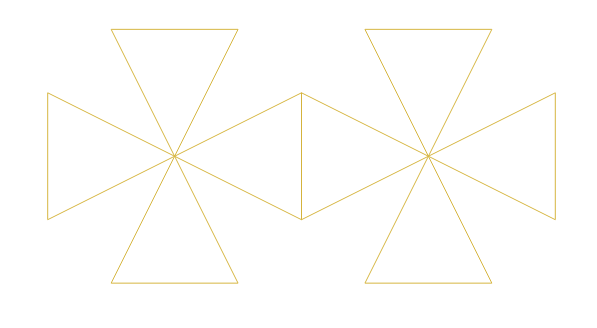

Write the Python code that produced this figure.
import shapefile                                                                #mengimport modul shapefile
w=shapefile.Writer()                                                            #mendeklarasikan fungsi writer
w.shapeType                                                                     #meng apply type shape

w.field("kolom1","C")                                                           #membuat kolom dengan menggunakan tipe data character
w.field("kolom2","C")

w.record("segitiga","bertua")                                                   #mengisi record pada kolom yang telah disediakan
w.record("segitiga","beradik")
w.record("segitiga","berkaka")
w.record("segitiga","berpapah")
w.record("segitiga","bermamah")
w.record("segitiga","berduda")
w.record("segitiga","berjanda")
w.record("segitiga","beranak")

w.poly(parts=[[[-1,1],[0,3],[1,1],[-1,1]]],shapeType=shapefile.POLYLINE)        #membuat koordinat polygon yang menghasilkan 8 bentuk segitiga sama kaki
w.poly(parts=[[[-1,5],[0,3],[1,5],[-1,5]]],shapeType=shapefile.POLYLINE)
w.poly(parts=[[[2,2],[0,3],[2,4],[2,2]]],shapeType=shapefile.POLYLINE)
w.poly(parts=[[[-2,2],[0,3],[-2,4],[-2,2]]],shapeType=shapefile.POLYLINE)
w.poly(parts=[[[-2,2],[-4,3],[-2,4],[-2,2]]],shapeType=shapefile.POLYLINE)
w.poly(parts=[[[-3,1],[-4,3],[-5,1],[-3,1]]],shapeType=shapefile.POLYLINE)
w.poly(parts=[[[-6,2],[-4,3],[-6,4],[-6,2]]],shapeType=shapefile.POLYLINE)
w.poly(parts=[[[-3,5],[-4,3],[-5,5],[-3,5]]],shapeType=shapefile.POLYLINE)

w.save("soal10")                                                                #untuk menyimpan file data dengan bentuk shp file